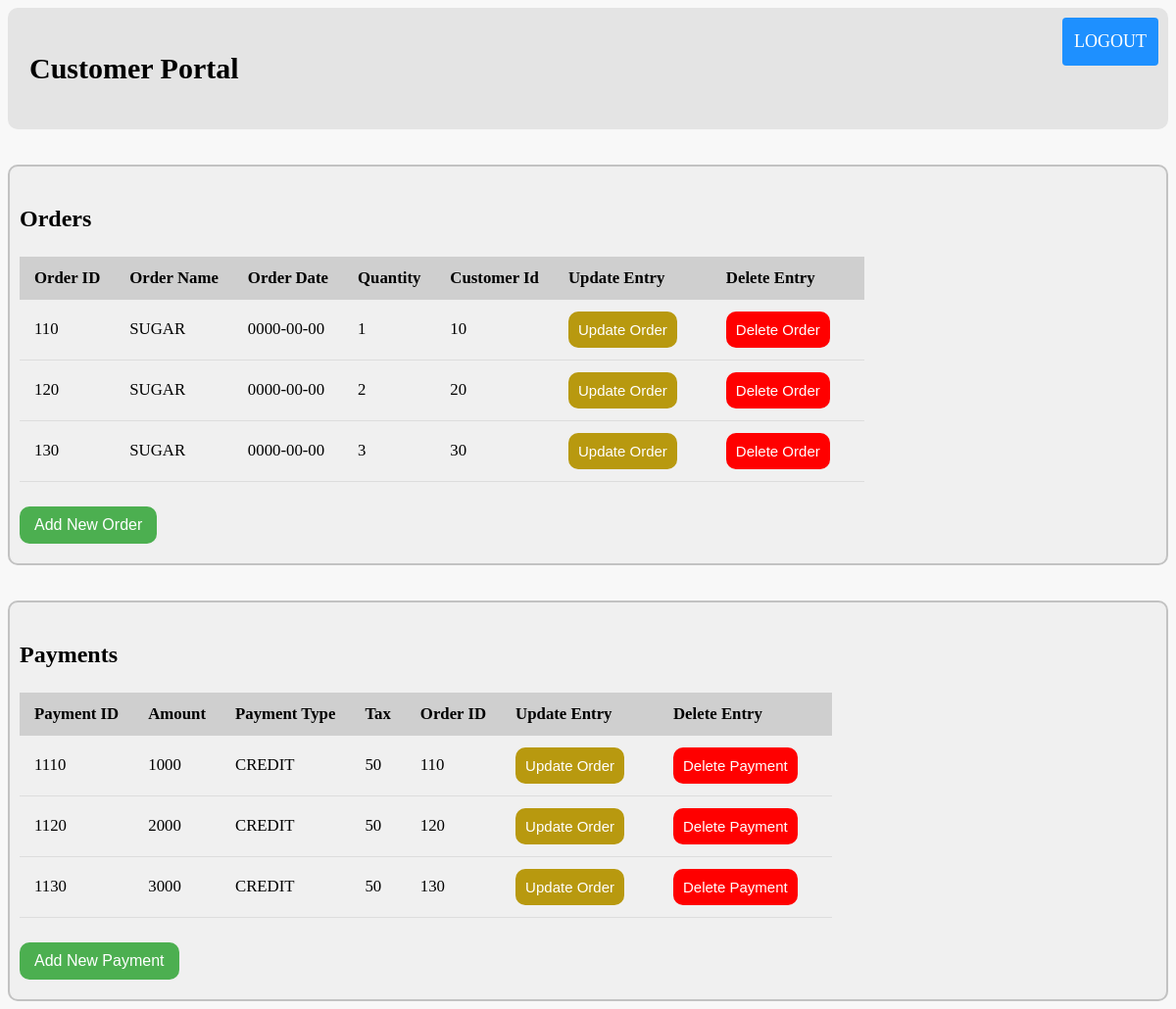
/customer.php, run on an earlier commit of the app's database.
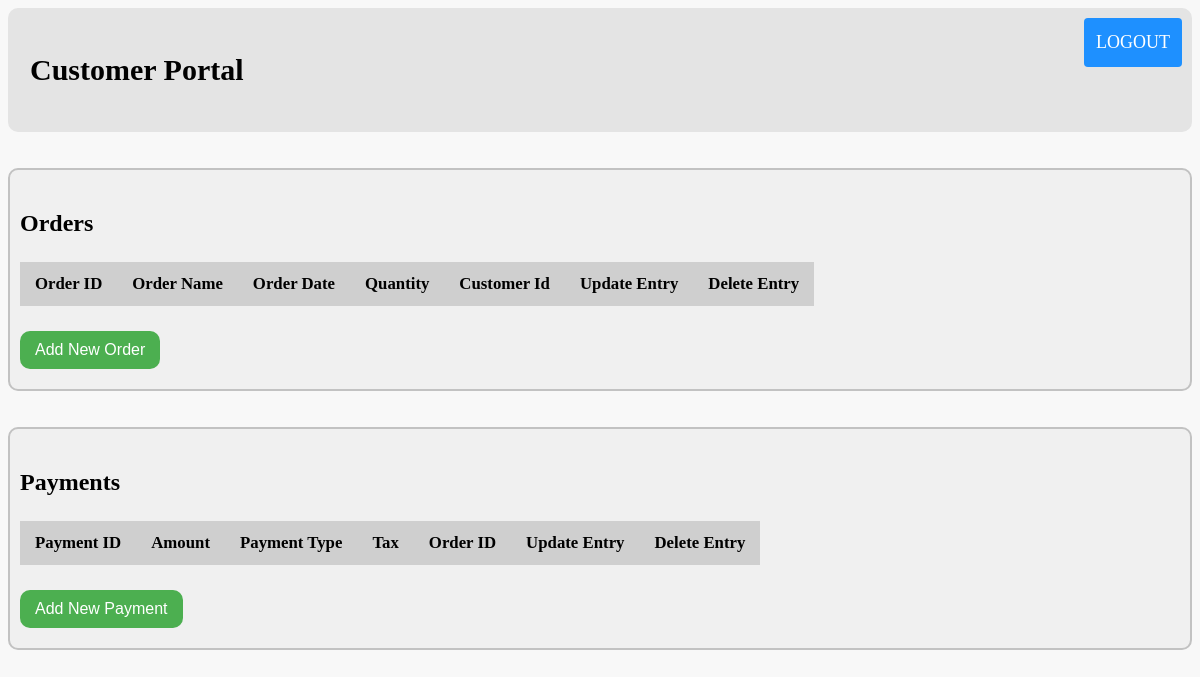
And on a later commit of the database.
### tables this page shows
CREATE TABLE Orders(
    ORDERID VARCHAR(10) NOT NULL PRIMARY KEY,
    ORDERNAME VARCHAR(20) NOT NULL,
    ORDERDATE DATE NOT NULL,
    QTY INT(3),
    CUSTID VARCHAR(10) NOT NULL
);

CREATE TABLE Payments(
    PAYMENTID VARCHAR(10) NOT NULL PRIMARY KEY,
    AMOUNT INT(6) NOT NULL,
    PAYMENTTYPE VARCHAR(10) NOT NULL,
    TAX INT(6),
    ORDERID VARCHAR(10) NOT NULL 
);

### customer.php (the view, shortened to what this page needs)
<?php
require "conn.php";
$data = $conn->query("SELECT * FROM ORDERS");
$data1 = $conn->query("SELECT * FROM PAYMENTS");
?>
<!DOCTYPE html>
<html lang="en">
<head>
    <link rel="stylesheet" href="mystyle.css">
</head>
<body>
    <div class="header">
        <p href="#default" class="logo">Customer Portal</p>
        <div class="header-right">
        <a class="active" href="logout.php">LOGOUT</a>
    </div>
    </div>
    <br>
    <br>
    <div class="order">
        <h2>Orders </h2>
        <table class="table">
            <thead>
                <tr>
                    <th>
                        Order ID
                    </th>
                    <th>
                        Order Name
                    </th>
                    <th>
                        Order Date
                    </th>
                    <th>
                        Quantity
                    </th>
                    <th>
                        Customer Id
                    </th>
                    <th>
                        Update Entry
                    </th>
                    <th>
                        Delete Entry
                    </th>
                </tr>
            </thead>
            <tbody>
            <?php while($rows_order = $data->fetch(PDO::FETCH_OBJ)): ?>
                <tr>
                    <td><?php echo $rows_order->ORDERID   ;?></td>
                    <td><?php echo $rows_order->ORDERNAME   ;?></td>
                    <td><?php echo $rows_order->ORDERDATE   ;?></td>
                    <td><?php echo $rows_order->QTY   ;?></td>
                    <td><?php echo $rows_order->CUSTID   ;?></td>
                    <td>
                        <a href="updateOrder.php?upd_id=<?php echo $rows_order->ORDERID; ?>"><button class="Update_button" type="button">Update Order</button></a>
                    </td>
                    <td>
                        <a href="delete_order.php?del_id=<?php echo $rows_order->ORDERID; ?>"><button class="Delete_button" type="button">Delete Order</button></a>
                    </td>
                </tr>
                <?php endwhile; ?>
            </tbody>
        </table>
        <a href="newOrder.php" target="_blank"><button class="New_button" type="button">Add New Order</button></a>
    </div>
    <br>
    <br>
    <div class="payments">
        <h2>Payments</h2>
        <table class="table">
            <thead>
                <tr>
                    <th>
                        Payment ID
                    </th>
                    <th>
                        Amount
                    </th>
                    <th>
                        Payment Type
                    </th>
                    <th>
                        Tax
                    </th>
                    <th>
                        Order ID
                    </th>
                    <th>
                        Update Entry
                    </th>
                    <th>
                        Delete Entry
                    </th>
                </tr>
            </thead>
            <tbody>
            <?php while($rows_payments = $data1->fetch(PDO::FETCH_OBJ)): ?>
                <tr>
                    <td><?php echo $rows_payments->PAYMENTID  ;?></td>
                    <td><?php echo $rows_payments->AMOUNT  ;?></td>
                    <td><?php echo $rows_payments->PAYMENTTYPE  ;?></td>
                    <td><?php echo $rows_payments->TAX  ;?></td>
                    <td><?php echo $rows_payments->ORDERID  ;?></td>
                    <td>
                    <a href="updatePayment.php?upd_id=<?php echo $rows_payments->PAYMENTID; ?>"><button class="Update_button" type="button">Update Order</button></a>
                    </td>
                    <td>
                    <a href="delete_payment.php?del_id=<?php echo $rows_payments->PAYMENTID; ?>"><button class="Delete_button" type="button">Delete Payment</button></a>
                    </td>
                </tr>
                <?php endwhile; ?>
            </tbody>
        </table>
        <a href="newPayment.php" target="_blank"><button class="New_button" type="button">Add New Payment</button></a>
    </div>
</body>
</html>

### mystyle.css (style rules this page uses)
.header { overflow: hidden; background-color: #f1f1f1; padding: 20px 10px; }
.header a { float: left; color: black; text-align: center; padding: 12px; text-decoration: none; font-size: 18px; line-height: 25px; border-radius: 4px; }
.header a.active { background-color: dodgerblue; color: white; align-self: center; }
.header-right { float: right; }

### customer.php (style rules this page uses)
body { background-color: #f8f8f8; }
.header { overflow: hidden; background-color: #e4e4e4; padding: 10px 10px; border-radius: 10px; }
.order { overflow: hidden; background-color: #f0f0f0; padding: 20px 10px; border-radius: 10px; border: 2px solid rgb(194, 194, 194); }
.payments { overflow: hidden; background-color: #f0f0f0; padding: 20px 10px; border-radius: 10px; border: 2px solid rgb(194, 194, 194); }
.header p.logo { float: left; color: rgb(0, 0, 0); text-align: center; padding: 12px; text-decoration: none; font-size: 30px; line-height: 20px; border-radius: 4px; font-weight: bold; }
.table { border-collapse: collapse; margin: 25px 0; font-size: 1.05em; min-width: 500px; }
.table thead tr { background-color: #cfcfcf; text-align: left; font-weight: bold; }
.table th, .table td { padding: 12px 15px; }
.New_button { background-color: #4CAF50; border: none; color: white; padding: 10px 15px; text-align: center; text-decoration: none; display: inline-block; font-size: 16px; border-radius: 10px; cursor: pointer; margin-right: 20px; }
.table tbody tr { border-bottom: 1px solid #dddddd; }
.Update_button { background-color: #b8990f; border: none; color: white; padding: 10px 10px; text-align: center; text-decoration: none; display: inline-block; font-size: 15px; border-radius: 10px; cursor: pointer; margin-right: 20px; }
.Delete_button { background-color: rgb(255, 0, 0); border: none; color: white; padding: 10px 10px; text-align: center; text-decoration: none; display: inline-block; font-size: 15px; border-radius: 10px; cursor: pointer; margin-right: 20px; }

What changed in the data, as far as the page shows it:
removed orders: ORDERID "110", ORDERNAME "SUGAR", ORDERDATE "0000-00-00", QTY "1", CUSTID "10"
removed orders: ORDERID "120", ORDERNAME "SUGAR", ORDERDATE "0000-00-00", QTY "2", CUSTID "20"
removed orders: ORDERID "130", ORDERNAME "SUGAR", ORDERDATE "0000-00-00", QTY "3", CUSTID "30"
removed payments: PAYMENTID "1110", AMOUNT "1000", PAYMENTTYPE "CREDIT", TAX "50", ORDERID "110"
removed payments: PAYMENTID "1120", AMOUNT "2000", PAYMENTTYPE "CREDIT", TAX "50", ORDERID "120"
removed payments: PAYMENTID "1130", AMOUNT "3000", PAYMENTTYPE "CREDIT", TAX "50", ORDERID "130"
